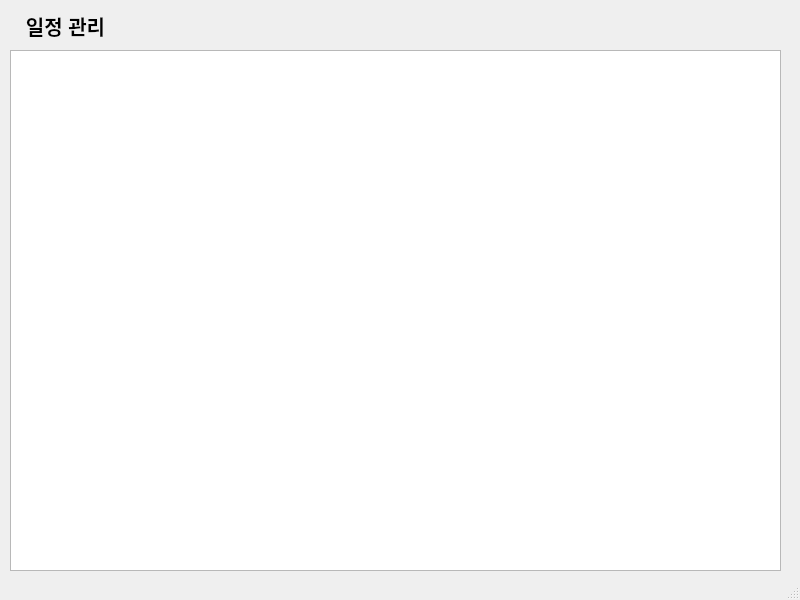
<?xml version="1.0" encoding="UTF-8"?>
<ui version="4.0">
 <class>Date_Window</class>
 <widget class="QMainWindow" name="Date_Window">
  <property name="geometry">
   <rect>
    <x>0</x>
    <y>0</y>
    <width>800</width>
    <height>600</height>
   </rect>
  </property>
  <property name="windowTitle">
   <string>OOP_Proejct</string>
  </property>
  <widget class="QWidget" name="centralwidget">
   <widget class="QListWidget" name="listWidget">
    <property name="geometry">
     <rect>
      <x>10</x>
      <y>50</y>
      <width>771</width>
      <height>521</height>
     </rect>
    </property>
   </widget>
   <widget class="QLabel" name="label">
    <property name="geometry">
     <rect>
      <x>10</x>
      <y>10</y>
      <width>111</width>
      <height>31</height>
     </rect>
    </property>
    <property name="font">
     <font>
      <pointsize>15</pointsize>
      <bold>true</bold>
     </font>
    </property>
    <property name="text">
     <string>일정 관리</string>
    </property>
    <property name="alignment">
     <set>Qt::AlignCenter</set>
    </property>
   </widget>
  </widget>
  <widget class="QStatusBar" name="statusbar"/>
 </widget>
 <resources/>
 <connections/>
</ui>
